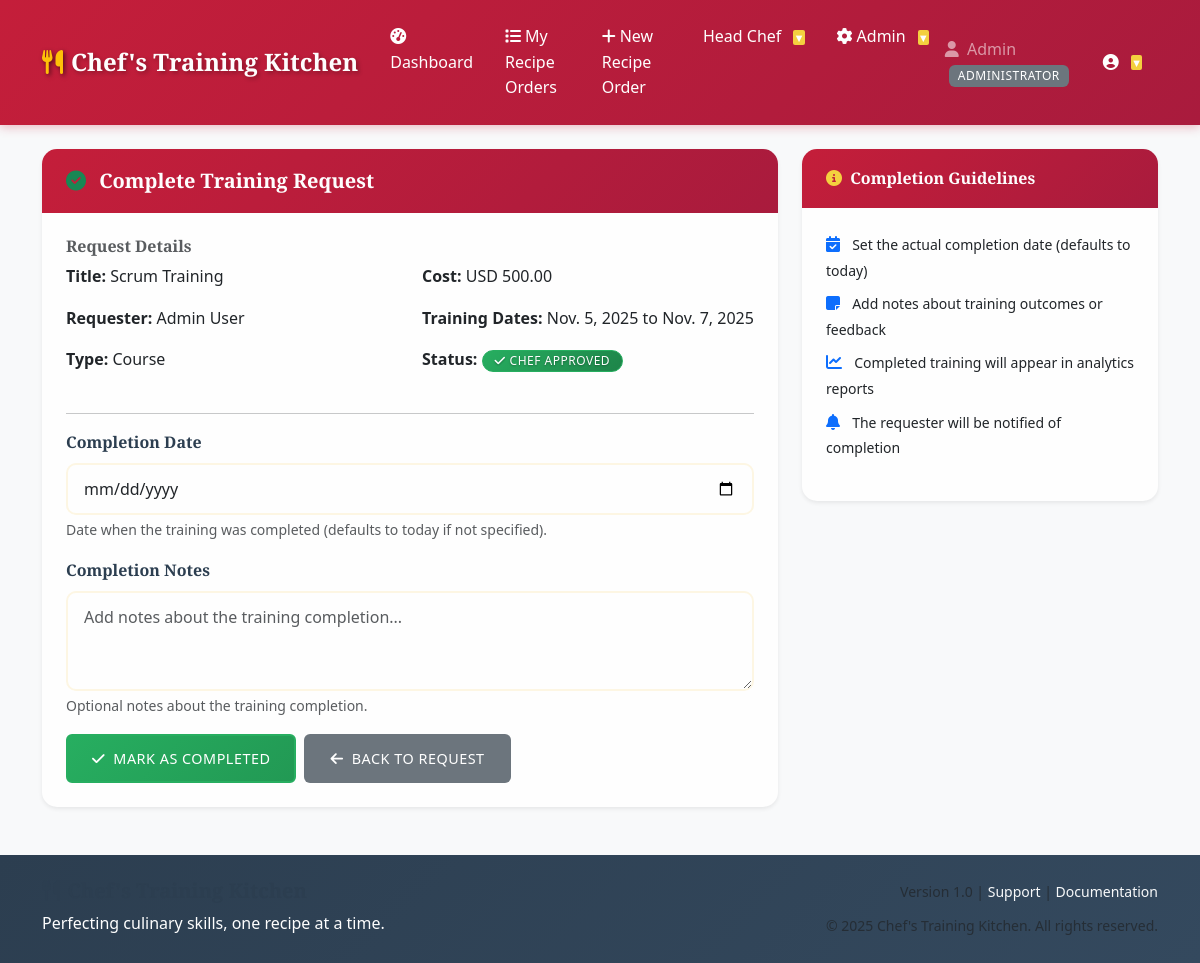
Page /requests/4/complete/ (signed in) on the committed database.
### accounts/models.py (models this page shows, shortened)
class UserProfile(models.Model):
    ROLE_CHOICES = [
        ('TEAM_MEMBER', 'Team Member'),
        ('LEADERSHIP', 'Leadership'),
        ('ADMIN', 'Administrator'),
    ]
    user = models.OneToOneField(User, on_delete=models.CASCADE)
    role = models.CharField(max_length=20, choices=ROLE_CHOICES, default='TEAM_MEMBER')
    is_active = models.BooleanField(default=True)
    created_at = models.DateTimeField(auto_now_add=True)
    updated_at = models.DateTimeField(auto_now=True)
    class Meta:
        verbose_name = "User Profile"
        verbose_name_plural = "User Profiles"

### training_requests/models.py (models this page shows, shortened)
class TrainingRequest(models.Model):
    TRAINING_TYPE_CHOICES = [
        ('CONFERENCE', 'Conference'),
        ('COURSE', 'Course'),
        ('CERTIFICATION', 'Certification'),
        ('WORKSHOP', 'Workshop'),
    ]
    STATUS_CHOICES = [
        ('PENDING', 'Pending'),
        ('APPROVED', 'Approved'),
        ('DENIED', 'Denied'),
        ('COMPLETED', 'Completed'),
    ]
    requester = models.ForeignKey(
        User,
        on_delete=models.CASCADE,
        related_name='training_requests',
        help_text="User who submitted the training request"
    )
    title = models.CharField(max_length=200, help_text="Training title or name")
    description = models.TextField(help_text="Detailed description of the training")
    training_type = models.CharField(
        max_length=20,
        choices=TRAINING_TYPE_CHOICES,
        help_text="Type of training being requested"
    )
    estimated_cost = models.DecimalField(
        max_digits=10,
        decimal_places=2,
        validators=[MinValueValidator(Decimal('0.00'))],
        help_text="Estimated cost in the specified currency"
    )
    currency = models.CharField(max_length=3, default='USD', help_text="Currency code (e.g., USD, EUR)")
    start_date = models.DateField(help_text="Training start date")
    end_date = models.DateField(help_text="Training end date")
    justification = models.TextField(help_text="Business justification for the training")
    status = models.CharField(
        max_length=20,
        choices=STATUS_CHOICES,
        default='PENDING',
        help_text="Current status of the request"
    )
    reviewer = models.ForeignKey(
        User,
        on_delete=models.SET_NULL,
        null=True,
        blank=True,
        related_name='reviewed_requests',
        help_text="Leadership member who reviewed the request"
    )
    review_comments = models.TextField(
        blank=True,
        help_text="Comments from the reviewer"
    )
    reviewed_at = models.DateTimeField(
        null=True,
        blank=True,
        help_text="When the request was reviewed"
    )
    completed_at = models.DateTimeField(
        null=True,
        blank=True,
        help_text="When the training was completed"
    )
    completion_notes = models.TextField(
        blank=True,
        help_text="Notes about the training completion"
    )
    supporting_documents = models.FileField(
        upload_to='training_requests/documents/',
        blank=True,
        null=True,
        validators=[
            FileExtensionValidator(
                allowed_extensions=['pdf', 'doc', 'docx', 'txt'],
                message="Only PDF, DOC, DOCX, and TXT files are allowed."
            ),
            validate_file_size
        ],
        help_text="Optional supporting documents (PDF, DOC, DOCX, TXT, up to 10MB)"
    )
    created_at = models.DateTimeField(auto_now_add=True)
    updated_at = models.DateTimeField(auto_now=True)
    class Meta:
        verbose_name = "Training Request"
        verbose_name_plural = "Training Requests"
        ordering = ['-created_at']

### training_requests/views.py (the view)
# urls.py: path('requests/<int:pk>/complete/', views.complete_request, name='complete_request'),
@leadership_required
def complete_request(request, pk):
    training_request = get_object_or_404(TrainingRequest, pk=pk)
    if training_request.status != 'APPROVED':
        messages.error(request, 'Only approved requests can be marked as completed.')
        return redirect('training_requests:request_detail', pk=pk)
    if request.method == 'POST':
        form = RequestCompletionForm(request.POST)
        if form.is_valid():
            completion_date = form.cleaned_data.get('completion_date') or timezone.now().date()
            completion_notes = form.cleaned_data.get('completion_notes', '').strip()
            training_request.status = 'COMPLETED'
            training_request.completion_notes = completion_notes
            training_request.completed_at = timezone.make_aware(
                datetime.combine(completion_date, datetime.min.time())
            )
            training_request.save()
            messages.success(
                request,
                f'Training request "{training_request.title}" has been marked as completed.'
            )
            try:
                send_teams_notification(training_request, 'REQUEST_COMPLETED')
            except Exception as e:
                logger.error(f"Failed to send Teams notification for completed request {training_request.id}: {str(e)}")
            return redirect('training_requests:request_detail', pk=pk)
    else:
        form = RequestCompletionForm()
    context = {
        'request_obj': training_request,
        'form': form,
    }
    return render(request, 'training_requests/complete_request.html', context)

### templates/training_requests/complete_request.html (shortened to what this page needs)
{% extends 'base.html' %}
{% block content %}
<div class="row">
    <div class="col-md-8">
        <div class="card">
            <div class="card-header">
                <h5 class="card-title mb-0">
                    <i class="fas fa-check-circle text-success me-2"></i>
                    Complete Training Request
                </h5>
            </div>
            <div class="card-body">
                <div class="mb-4">
                    <h6 class="text-muted">Request Details</h6>
                    <div class="row">
                        <div class="col-md-6">
                            <p><strong>Title:</strong> {{ request_obj.title }}</p>
                            <p><strong>Requester:</strong> {{ request_obj.requester.get_full_name|default:request_obj.requester.username }}</p>
                            <p><strong>Type:</strong> {{ request_obj.get_training_type_display }}</p>
                        </div>
                        <div class="col-md-6">
                            <p><strong>Cost:</strong> {{ request_obj.currency }} {{ request_obj.estimated_cost }}</p>
                            <p><strong>Training Dates:</strong> {{ request_obj.start_date }} to {{ request_obj.end_date }}</p>
                            <p><strong>Status:</strong>
                                <span class="badge bg-success">{{ request_obj.get_status_display }}</span>
                            </p>
                        </div>
                    </div>
                </div>
                <hr>
                <form method="post">
                    <div class="mb-3">
                        <label for="{{ form.completion_date.id_for_label }}" class="form-label">
                            Completion Date
                        </label>
                        {{ form.completion_date }}
                        {% if form.completion_date.help_text %}
                            <div class="form-text">{{ form.completion_date.help_text }}</div>
                        {% endif %}
                    </div>
                    <div class="mb-3">
                        <label for="{{ form.completion_notes.id_for_label }}" class="form-label">
                            Completion Notes
                        </label>
                        {{ form.completion_notes }}
                        {% if form.completion_notes.help_text %}
                            <div class="form-text">{{ form.completion_notes.help_text }}</div>
                        {% endif %}
                    </div>
                    <div class="d-flex gap-2">
                        <button type="submit" class="btn btn-success">
                            <i class="fas fa-check me-1"></i>
                            Mark as Completed
                        </button>
                        <a href="{% url 'training_requests:request_detail' request_obj.pk %}" class="btn btn-secondary">
                            <i class="fas fa-arrow-left me-1"></i>
                            Back to Request
                        </a>
                    </div>
                </form>
            </div>
        </div>
    </div>
    <div class="col-md-4">
        <div class="card">
            <div class="card-header">
                <h6 class="card-title mb-0">
                    <i class="fas fa-info-circle me-1"></i>
                    Completion Guidelines
                </h6>
            </div>
            <div class="card-body">
                <ul class="list-unstyled">
                    <li class="mb-2">
                        <i class="fas fa-calendar-check text-primary me-2"></i>
                        <small>Set the actual completion date (defaults to today)</small>
                    </li>
                    <li class="mb-2">
                        <i class="fas fa-sticky-note text-primary me-2"></i>
                        <small>Add notes about training outcomes or feedback</small>
                    </li>
                    <li class="mb-2">
                        <i class="fas fa-chart-line text-primary me-2"></i>
                        <small>Completed training will appear in analytics reports</small>
                    </li>
                    <li>
                        <i class="fas fa-bell text-primary me-2"></i>
                        <small>The requester will be notified of completion</small>
                    </li>
                </ul>
            </div>
        </div>
    </div>
</div>
{% endblock %}

### templates/base.html (shortened to what this page needs)
<!DOCTYPE html>
<html lang="en">
<head>
    <link href="https://cdn.jsdelivr.net/npm/bootstrap@5.3.0/dist/css/bootstrap.min.css" rel="stylesheet">
    <link rel="stylesheet" href="https://cdnjs.cloudflare.com/ajax/libs/font-awesome/6.4.0/css/all.min.css">
    {% load static %}
    <link rel="stylesheet" href="{% static 'css/restaurant-theme.css' %}">
    <link rel="stylesheet" href="{% static 'css/restaurant-animations.css' %}">
</head>
<body>
    <nav class="navbar navbar-expand-lg navbar-dark bg-dark">
        <div class="container">
            <a class="navbar-brand" href="{% if user.is_authenticated %}{% url 'training_requests:dashboard' %}{% else %}{% url 'accounts:login' %}{% endif %}">
                <i class="fas fa-utensils me-2"></i>Chef's Training Kitchen
            </a>
            {% if user.is_authenticated %}
            <div class="collapse navbar-collapse" id="navbarNav">
                <ul class="navbar-nav me-auto">
                    <li class="nav-item">
                        <a class="nav-link" href="{% url 'training_requests:dashboard' %}">
                            <i class="fas fa-tachometer-alt me-1"></i>Dashboard
                        </a>
                    </li>
                    <li class="nav-item">
                        <a class="nav-link" href="{% url 'training_requests:request_list' %}">
                            <i class="fas fa-list me-1"></i>My Recipe Orders
                        </a>
                    </li>
                    <li class="nav-item">
                        <a class="nav-link" href="{% url 'training_requests:create_request' %}">
                            <i class="fas fa-plus me-1"></i>New Recipe Order
                        </a>
                    </li>
                    {% if user.userprofile.role == 'LEADERSHIP' or user.userprofile.role == 'ADMIN' %}
                    <li class="nav-item dropdown">
                        <a class="nav-link dropdown-toggle position-relative" href="#" id="leadershipDropdown" role="button" data-bs-toggle="dropdown">
                            Head Chef
                        </a>
                    </li>
                    {% endif %}
                    {% if user.userprofile.role == 'ADMIN' %}
                    <li class="nav-item dropdown">
                        <a class="nav-link dropdown-toggle" href="#" id="adminDropdown" role="button" data-bs-toggle="dropdown">
                            <i class="fas fa-cog me-1"></i>Admin
                        </a>
                    </li>
                    {% endif %}
                </ul>
                <div class="navbar-nav user-info">
                    <div class="navbar-text">
                        <i class="fas fa-user me-1"></i>
                        {{ user.first_name|default:user.username }}
                        {% if user.userprofile %}
                            <span class="badge bg-secondary role-badge ms-1">{{ user.userprofile.get_role_display }}</span>
                        {% endif %}
                    </div>
                    <div class="nav-item dropdown">
                        <a class="nav-link dropdown-toggle" href="#" id="userDropdown" role="button" data-bs-toggle="dropdown">
                            <i class="fas fa-user-circle"></i>
                        </a>
                    </div>
                </div>
            </div>
            {% endif %}
        </div>
    </nav>
    <div class="container mt-4">
        {% block content %}
        {% endblock %}
    </div>
    {% include 'components/footer.html' %}
    {% load static %}
</body>
</html>

### rows in the picture
TrainingRequest: title "Scrum Training", requester.get_full_name "Admin User", training_type "Course", currency "USD", estimated_cost "500.00", start_date "Nov. 5, 2025", end_date "Nov. 7, 2025"

### other values in the picture
{{ user.first_name|default:user.username }} "Admin"
{{ user.userprofile.get_role_display }} "ADMINISTRATOR"
